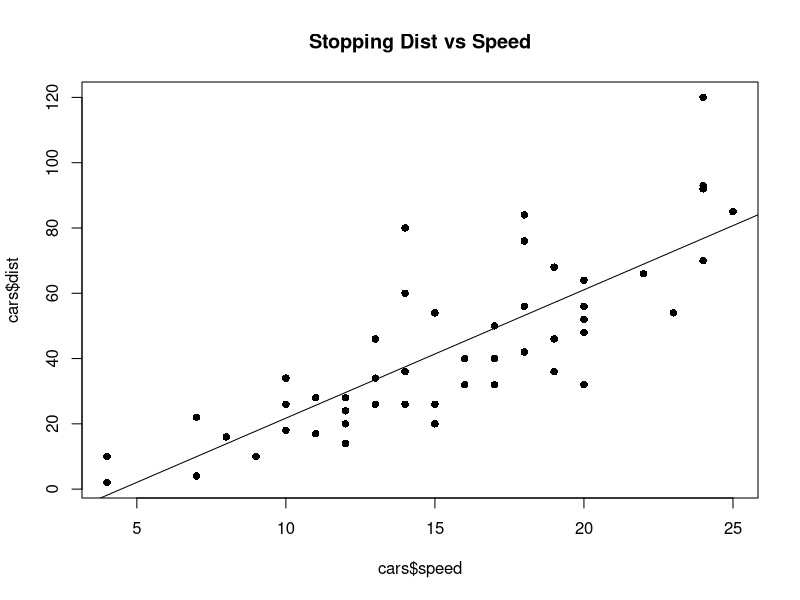

This chart was generated by the following R code:
## ---- chunk 1
knitr::opts_chunk$set(echo = TRUE)
## ---- chunk 2
head(cars)

# do some stats
meanSpeed = mean(cars$speed)
meanDist = mean(cars$dist)
## ---- chunk 3
reg = lm(dist~speed, data = cars)
plot(cars$dist~cars$speed, pch = 16, main="Stopping Dist vs Speed")
# Add the regression line
abline(reg)
